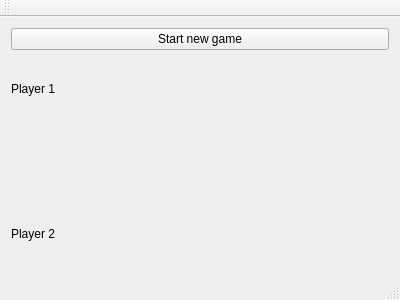
<?xml version="1.0" encoding="UTF-8"?>
<ui version="4.0">
 <class>MainWindow</class>
 <widget class="QMainWindow" name="MainWindow">
  <property name="geometry">
   <rect>
    <x>0</x>
    <y>0</y>
    <width>400</width>
    <height>300</height>
   </rect>
  </property>
  <property name="windowTitle">
   <string>MainWindow</string>
  </property>
  <widget class="QWidget" name="centralWidget">
   <layout class="QVBoxLayout" name="verticalLayout">
    <item>
     <widget class="QPushButton" name="startNewGame">
      <property name="text">
       <string>Start new game</string>
      </property>
     </widget>
    </item>
    <item>
     <widget class="QLabel" name="player1Name">
      <property name="text">
       <string>Player 1</string>
      </property>
     </widget>
    </item>
    <item>
     <widget class="TicTacToeWidget" name="gameBoard" native="true"/>
    </item>
    <item>
     <widget class="QLabel" name="player2Name">
      <property name="text">
       <string>Player 2</string>
      </property>
     </widget>
    </item>
   </layout>
  </widget>
  <widget class="QMenuBar" name="menuBar">
   <property name="geometry">
    <rect>
     <x>0</x>
     <y>0</y>
     <width>400</width>
     <height>19</height>
    </rect>
   </property>
  </widget>
  <widget class="QToolBar" name="mainToolBar">
   <attribute name="toolBarArea">
    <enum>TopToolBarArea</enum>
   </attribute>
   <attribute name="toolBarBreak">
    <bool>false</bool>
   </attribute>
  </widget>
  <widget class="QStatusBar" name="statusBar"/>
 </widget>
 <layoutdefault spacing="6" margin="11"/>
 <customwidgets>
  <customwidget>
   <class>TicTacToeWidget</class>
   <extends>QWidget</extends>
   <header>tictactoewidget.h</header>
   <container>1</container>
  </customwidget>
 </customwidgets>
 <resources/>
 <connections/>
</ui>
